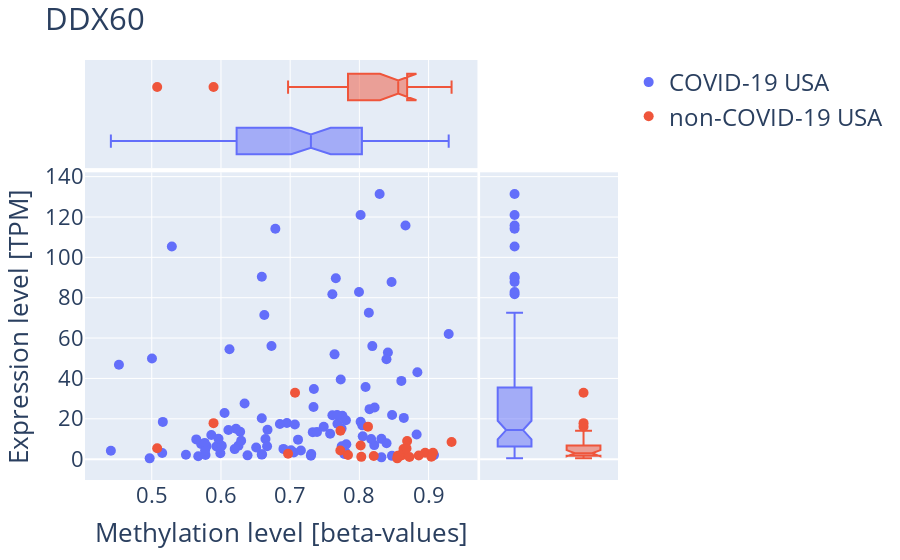
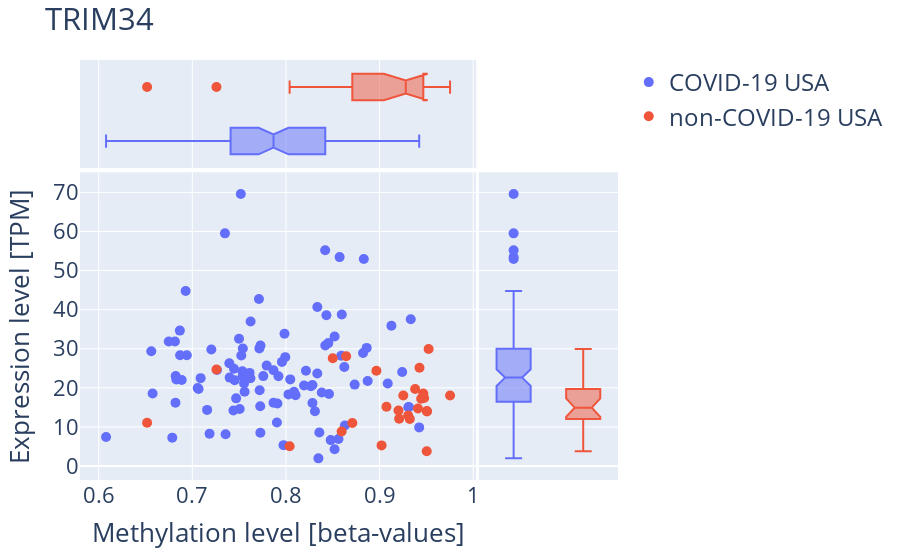
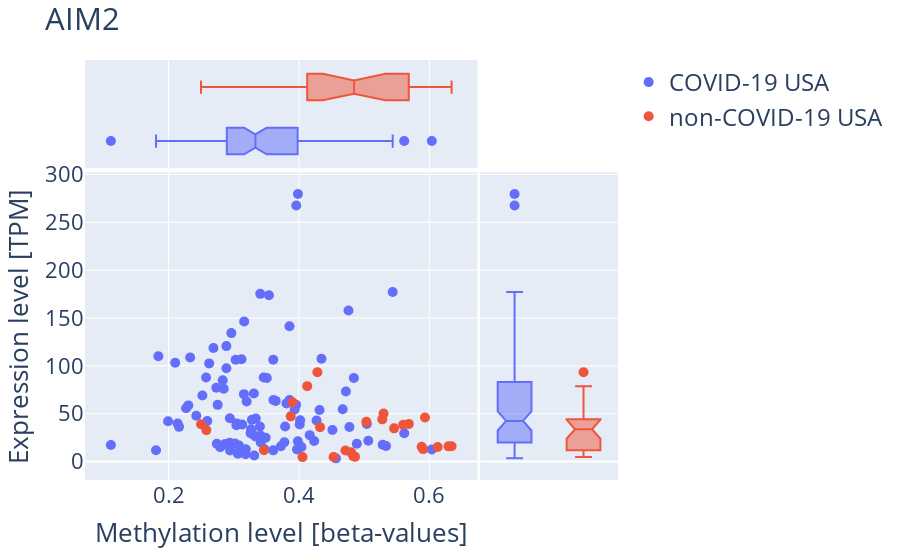
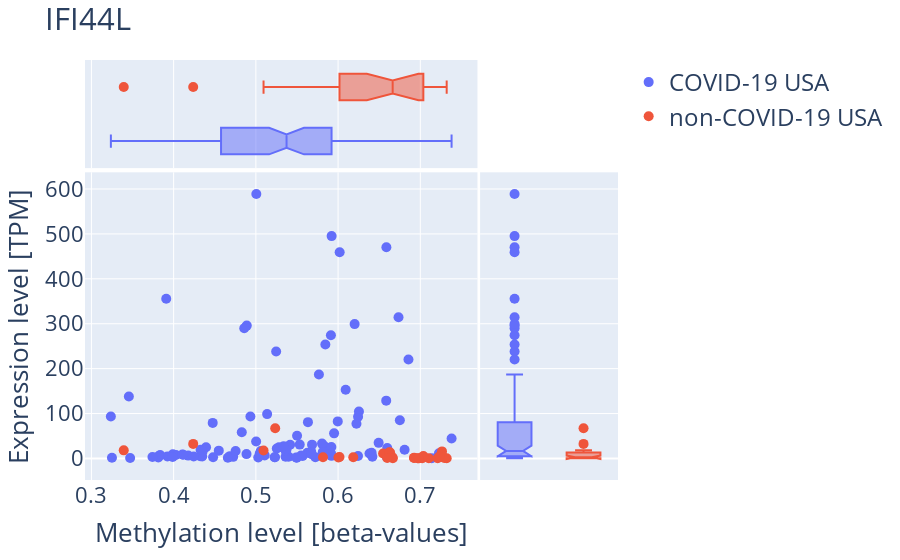

Notebook code cell kept with these figures, in order:
### Code cell
mynorm_probes = set(usa_myNorm.index)  # all probes in mynorm

for gene in genes_set:

    probe_in_gene = dmg[
        dmg["UCSC_RefGene_Name"].str.contains(gene)
    ].index.tolist()  # Get DMPs identfied in specifi DEG

    # If number of probes > 1 use mean methylation level
    if len(probe_in_gene) > 1:
        cpgs_met_level = usa_myNorm.loc[probe_in_gene, :].mean().T
        cpgs_met_level.name = f"Average of {' '.join(probe_in_gene)}"
        probe_in_gene = cpgs_met_level.name

    else:
        cpgs_met_level = usa_myNorm.loc[probe_in_gene].T

    # Gete gene expression level
    gene_exp_level_ = ttable[[gene, "TYPE"]]

    # Merge data about: methylation, expresion and disease status
    df = pd.concat((gene_exp_level_, cpgs_met_level), axis=1).dropna()

    # Create figure
    fig = px.scatter(
        df,
        x=probe_in_gene,
        y=gene,
        color="TYPE",
        marginal_y="box",
        marginal_x="box",
    )

    if gene in DEG:
        deg = True
    else:
        deg = False

    fig.update_layout(
        yaxis_title=f"Expression level [TPM]",
        xaxis_title=f"Methylation level [beta-values]",
        legend_title="",
        title=f"{gene}",
        showlegend=True,
        legend=dict(font=dict(size=24), title=""),
        font=dict(size=22),
    )

    fig.update_traces(marker=dict(size=10))
    fig.write_image(f"../Plots/ExpressionMethylPlots/{gene}.jpg")
    fig.show()

### Figure 1 — Plotly figure (JSON) as saved in the notebook; plotly's stock layout.template omitted (floating-point values rounded to 4 significant figures)
{"data": [{"hovertemplate": "TYPE=COVID-19 USA<br>value=%{x}<br>DDX60=%{y}<extra></extra>", "legendgroup": "COVID-19 USA", "marker": {"color": "#636efa", "size": 10, "symbol": "circle"}, "mode": "markers", "name": "COVID-19 USA", "orientation": "v", "showlegend": true, "type": "scatter", "x": [0.8667, 0.7743, 0.529, 0.6277, 0.8838, 0.6643, 0.7806, 0.7012, 0.7578, 0.659, 0.5713, 0.8412, 0.8392, 0.4409, 0.7485, 0.5861, 0.7327, 0.761, 0.7683, 0.8642, 0.6253, 0.6903, 0.7745, 0.8318, 0.8827, 0.516, 0.8473, 0.7798, 0.7053, 0.6627, 0.5494, 0.6341, 0.6217, 0.8018, 0.7068, 0.7755, 0.8147, 0.5936, 0.6123, 0.6589, 0.7388, 0.5672, 0.6108, 0.6509, 0.9078, 0.5792, 0.5991, 0.6384, 0.497, 0.8049, 0.659, 0.761, 0.8187, 0.7995, 0.6953, 0.8471, 0.773, 0.5764, 0.8607, 0.7641, 0.8466, 0.6198, 0.8137, 0.7343, 0.7782, 0.8319, 0.809, 0.8018, 0.8043, 0.6052, 0.6786, 0.6012, 0.8293, 0.5151, 0.4526, 0.8392, 0.8215, 0.9291, 0.6292, 0.673, 0.6673, 0.7305, 0.7338, 0.5964, 0.5643, 0.6666, 0.7155, 0.7811, 0.7114, 0.6852, 0.817, 0.5777, 0.7679, 0.73, 0.6594, 0.822, 0.577, 0.766, 0.5003], "xaxis": "x", "y": [115.8, 15.15, 105.4, 13.57, 43.04, 9.98, 19.26, 4.42, 12.6, 20.26, 7.5, 52.86, 49.46, 4.15, 16.01, 11.93, 13.39, 21.77, 17.55, 20.45, 6.7, 5.08, 6.36, 10.06, 12.17, 18.46, 21.9, 3.57, 3.27, 71.42, 2.18, 27.57, 15.06, 18.56, 17.16, 21.47, 24.79, 6.32, 54.43, 2.25, 13.46, 1.42, 14.42, 5.75, 2, 6.47, 2.94, 1.88, 0.39, 11.3, 90.38, 81.75, 56.02, 82.8, 17.95, 1.63, 39.49, 8.06, 38.78, 51.93, 87.77, 4.97, 72.54, 34.76, 2.51, 0.89, 35.76, 121, 16.75, 22.89, 114.1, 6.65, 131.4, 3.07, 46.75, 7.85, 6.96, 62, 9.08, 56.06, 14.58, 2.52, 25.83, 10.06, 9.8, 6.39, 4.26, 7.42, 9.66, 17.45, 9.96, 2.03, 21.84, 1.69, 2.41, 25.58, 4.11, 89.62, 49.84], "yaxis": "y"}, {"alignmentgroup": "True", "hovertemplate": "TYPE=COVID-19 USA<br>value=%{x}<extra></extra>", "legendgroup": "COVID-19 USA", "marker": {"color": "#636efa", "size": 10, "symbol": "circle"}, "name": "COVID-19 USA", "notched": true, "offsetgroup": "COVID-19 USA", "showlegend": false, "type": "box", "x": [0.8667, 0.7743, 0.529, 0.6277, 0.8838, 0.6643, 0.7806, 0.7012, 0.7578, 0.659, 0.5713, 0.8412, 0.8392, 0.4409, 0.7485, 0.5861, 0.7327, 0.761, 0.7683, 0.8642, 0.6253, 0.6903, 0.7745, 0.8318, 0.8827, 0.516, 0.8473, 0.7798, 0.7053, 0.6627, 0.5494, 0.6341, 0.6217, 0.8018, 0.7068, 0.7755, 0.8147, 0.5936, 0.6123, 0.6589, 0.7388, 0.5672, 0.6108, 0.6509, 0.9078, 0.5792, 0.5991, 0.6384, 0.497, 0.8049, 0.659, 0.761, 0.8187, 0.7995, 0.6953, 0.8471, 0.773, 0.5764, 0.8607, 0.7641, 0.8466, 0.6198, 0.8137, 0.7343, 0.7782, 0.8319, 0.809, 0.8018, 0.8043, 0.6052, 0.6786, 0.6012, 0.8293, 0.5151, 0.4526, 0.8392, 0.8215, 0.9291, 0.6292, 0.673, 0.6673, 0.7305, 0.7338, 0.5964, 0.5643, 0.6666, 0.7155, 0.7811, 0.7114, 0.6852, 0.817, 0.5777, 0.7679, 0.73, 0.6594, 0.822, 0.577, 0.766, 0.5003], "xaxis": "x3", "yaxis": "y3"}, {"alignmentgroup": "True", "hovertemplate": "TYPE=COVID-19 USA<br>DDX60=%{y}<extra></extra>", "legendgroup": "COVID-19 USA", "marker": {"color": "#636efa", "size": 10, "symbol": "circle"}, "name": "COVID-19 USA", "notched": true, "offsetgroup": "COVID-19 USA", "showlegend": false, "type": "box", "xaxis": "x2", "y": [115.8, 15.15, 105.4, 13.57, 43.04, 9.98, 19.26, 4.42, 12.6, 20.26, 7.5, 52.86, 49.46, 4.15, 16.01, 11.93, 13.39, 21.77, 17.55, 20.45, 6.7, 5.08, 6.36, 10.06, 12.17, 18.46, 21.9, 3.57, 3.27, 71.42, 2.18, 27.57, 15.06, 18.56, 17.16, 21.47, 24.79, 6.32, 54.43, 2.25, 13.46, 1.42, 14.42, 5.75, 2, 6.47, 2.94, 1.88, 0.39, 11.3, 90.38, 81.75, 56.02, 82.8, 17.95, 1.63, 39.49, 8.06, 38.78, 51.93, 87.77, 4.97, 72.54, 34.76, 2.51, 0.89, 35.76, 121, 16.75, 22.89, 114.1, 6.65, 131.4, 3.07, 46.75, 7.85, 6.96, 62, 9.08, 56.06, 14.58, 2.52, 25.83, 10.06, 9.8, 6.39, 4.26, 7.42, 9.66, 17.45, 9.96, 2.03, 21.84, 1.69, 2.41, 25.58, 4.11, 89.62, 49.84], "yaxis": "y2"}, {"hovertemplate": "TYPE=non-COVID-19 USA<br>value=%{x}<br>DDX60=%{y}<extra></extra>", "legendgroup": "non-COVID-19 USA", "marker": {"color": "#EF553B", "size": 10, "symbol": "circle"}, "mode": "markers", "name": "non-COVID-19 USA", "orientation": "v", "showlegend": true, "type": "scatter", "x": [0.8028, 0.8652, 0.8595, 0.8951, 0.9332, 0.5078, 0.7725, 0.8858, 0.7071, 0.9064, 0.7727, 0.8125, 0.859, 0.8555, 0.8018, 0.8568, 0.5893, 0.8208, 0.904, 0.8638, 0.7836, 0.8724, 0.869, 0.8681, 0.697, 0.8547], "xaxis": "x", "y": [1.14, 2.29, 1.69, 3.2, 8.5, 5.42, 4.26, 1.85, 32.87, 3.13, 14.11, 16.1, 1.97, 1.64, 6.76, 1.48, 17.84, 1.56, 1.2, 5.07, 2.06, 1.07, 9, 5.33, 2.72, 0.39], "yaxis": "y"}, {"alignmentgroup": "True", "hovertemplate": "TYPE=non-COVID-19 USA<br>value=%{x}<extra></extra>", "legendgroup": "non-COVID-19 USA", "marker": {"color": "#EF553B", "size": 10, "symbol": "circle"}, "name": "non-COVID-19 USA", "notched": true, "offsetgroup": "non-COVID-19 USA", "showlegend": false, "type": "box", "x": [0.8028, 0.8652, 0.8595, 0.8951, 0.9332, 0.5078, 0.7725, 0.8858, 0.7071, 0.9064, 0.7727, 0.8125, 0.859, 0.8555, 0.8018, 0.8568, 0.5893, 0.8208, 0.904, 0.8638, 0.7836, 0.8724, 0.869, 0.8681, 0.697, 0.8547], "xaxis": "x3", "yaxis": "y3"}, {"alignmentgroup": "True", "hovertemplate": "TYPE=non-COVID-19 USA<br>DDX60=%{y}<extra></extra>", "legendgroup": "non-COVID-19 USA", "marker": {"color": "#EF553B", "size": 10, "symbol": "circle"}, "name": "non-COVID-19 USA", "notched": true, "offsetgroup": "non-COVID-19 USA", "showlegend": false, "type": "box", "xaxis": "x2", "y": [1.14, 2.29, 1.69, 3.2, 8.5, 5.42, 4.26, 1.85, 32.87, 3.13, 14.11, 16.1, 1.97, 1.64, 6.76, 1.48, 17.84, 1.56, 1.2, 5.07, 2.06, 1.07, 9, 5.33, 2.72, 0.39], "yaxis": "y2"}], "layout": {"autosize": true, "font": {"size": 22}, "legend": {"font": {"size": 24}, "title": {"text": ""}, "tracegroupgap": 0}, "margin": {"t": 60}, "showlegend": true, "title": {"text": "DDX60"}, "xaxis": {"anchor": "y", "autorange": true, "domain": [0, 0.7363], "range": [0.407, 0.9671], "title": {"text": "Methylation level [beta-values]"}, "type": "linear"}, "xaxis2": {"anchor": "y2", "autorange": true, "domain": [0.7413, 1], "matches": "x2", "range": [-0.5, 1.5], "showgrid": false, "showline": false, "showticklabels": false, "ticks": "", "type": "category"}, "xaxis3": {"anchor": "y3", "autorange": true, "domain": [0, 0.7363], "matches": "x", "range": [0.407, 0.9671], "showgrid": true, "showticklabels": false, "type": "linear"}, "xaxis4": {"anchor": "y4", "domain": [0.7413, 1], "matches": "x2", "showgrid": false, "showline": false, "showticklabels": false, "ticks": ""}, "yaxis": {"anchor": "x", "autorange": true, "domain": [0, 0.7326], "range": [-11.63, 143.4], "title": {"text": "Expression level [TPM]"}, "type": "linear"}, "yaxis2": {"anchor": "x2", "autorange": true, "domain": [0, 0.7326], "matches": "y", "range": [-11.63, 143.4], "showgrid": true, "showticklabels": false, "type": "linear"}, "yaxis3": {"anchor": "x3", "autorange": true, "domain": [0.7426, 1], "matches": "y3", "range": [-0.5, 1.5], "showgrid": false, "showline": false, "showticklabels": false, "ticks": "", "type": "category"}, "yaxis4": {"anchor": "x4", "domain": [0.7426, 1], "matches": "y3", "showgrid": true, "showline": false, "showticklabels": false, "ticks": ""}}}

### Figure 2 — Plotly figure (JSON) as saved in the notebook; plotly's stock layout.template omitted (floating-point values rounded to 4 significant figures)
{"data": [{"hovertemplate": "TYPE=COVID-19 USA<br>value=%{x}<br>TRIM34=%{y}<extra></extra>", "legendgroup": "COVID-19 USA", "marker": {"color": "#636efa", "size": 10, "symbol": "circle"}, "mode": "markers", "name": "COVID-19 USA", "orientation": "v", "showlegend": true, "type": "scatter", "x": [0.8832, 0.7263, 0.6867, 0.7203, 0.9127, 0.7558, 0.8214, 0.7958, 0.7066, 0.7523, 0.7552, 0.842, 0.7623, 0.9087, 0.7499, 0.6941, 0.792, 0.6929, 0.7395, 0.7867, 0.8873, 0.7993, 0.7534, 0.846, 0.8862, 0.6822, 0.8591, 0.8383, 0.8086, 0.7716, 0.6786, 0.7445, 0.6576, 0.7399, 0.7758, 0.6748, 0.8193, 0.7727, 0.6814, 0.7439, 0.8734, 0.8629, 0.7985, 0.7538, 0.9314, 0.7057, 0.8357, 0.8561, 0.8347, 0.7452, 0.6562, 0.7712, 0.8267, 0.8624, 0.7621, 0.7974, 0.8432, 0.682, 0.8519, 0.8335, 0.8596, 0.8046, 0.8335, 0.7611, 0.7184, 0.852, 0.8453, 0.8419, 0.7909, 0.7725, 0.7518, 0.7468, 0.7348, 0.7719, 0.6887, 0.9333, 0.8824, 0.8283, 0.7794, 0.7539, 0.683, 0.9423, 0.7089, 0.687, 0.9242, 0.7158, 0.7903, 0.8283, 0.7506, 0.7867, 0.7728, 0.8478, 0.831, 0.6079, 0.7355, 0.8103, 0.8027, 0.8573, 0.9307], "xaxis": "x", "y": [52.94, 24.57, 34.64, 29.81, 35.9, 19.02, 24.35, 26.64, 19.7, 28.29, 21.1, 30.85, 36.96, 21.09, 32.56, 28.33, 22.98, 44.76, 26.3, 24.51, 21.74, 27.85, 24.26, 18.43, 30.22, 23.02, 28.2, 18.82, 19.01, 30.08, 7.26, 24.87, 18.54, 22.62, 23, 31.87, 20.59, 8.53, 31.84, 14.22, 20.83, 10.37, 33.85, 23, 15.11, 19.98, 8.58, 6.93, 1.96, 21.95, 29.36, 42.73, 20.43, 25.31, 22.47, 5.34, 38.58, 16.17, 33.11, 23.65, 38.78, 22.16, 40.66, 23.82, 8.26, 4.29, 31.44, 55.2, 15.98, 15.3, 69.6, 17.31, 59.52, 19.39, 21.99, 37.54, 28.9, 20.71, 25.69, 30.07, 22.16, 9.88, 22.48, 28.34, 24.06, 14.36, 11.14, 16.13, 14.6, 16.19, 30.81, 6.63, 14, 7.41, 8.13, 18.13, 18.32, 53.44, 15.02], "yaxis": "y"}, {"alignmentgroup": "True", "hovertemplate": "TYPE=COVID-19 USA<br>value=%{x}<extra></extra>", "legendgroup": "COVID-19 USA", "marker": {"color": "#636efa", "size": 10, "symbol": "circle"}, "name": "COVID-19 USA", "notched": true, "offsetgroup": "COVID-19 USA", "showlegend": false, "type": "box", "x": [0.8832, 0.7263, 0.6867, 0.7203, 0.9127, 0.7558, 0.8214, 0.7958, 0.7066, 0.7523, 0.7552, 0.842, 0.7623, 0.9087, 0.7499, 0.6941, 0.792, 0.6929, 0.7395, 0.7867, 0.8873, 0.7993, 0.7534, 0.846, 0.8862, 0.6822, 0.8591, 0.8383, 0.8086, 0.7716, 0.6786, 0.7445, 0.6576, 0.7399, 0.7758, 0.6748, 0.8193, 0.7727, 0.6814, 0.7439, 0.8734, 0.8629, 0.7985, 0.7538, 0.9314, 0.7057, 0.8357, 0.8561, 0.8347, 0.7452, 0.6562, 0.7712, 0.8267, 0.8624, 0.7621, 0.7974, 0.8432, 0.682, 0.8519, 0.8335, 0.8596, 0.8046, 0.8335, 0.7611, 0.7184, 0.852, 0.8453, 0.8419, 0.7909, 0.7725, 0.7518, 0.7468, 0.7348, 0.7719, 0.6887, 0.9333, 0.8824, 0.8283, 0.7794, 0.7539, 0.683, 0.9423, 0.7089, 0.687, 0.9242, 0.7158, 0.7903, 0.8283, 0.7506, 0.7867, 0.7728, 0.8478, 0.831, 0.6079, 0.7355, 0.8103, 0.8027, 0.8573, 0.9307], "xaxis": "x3", "yaxis": "y3"}, {"alignmentgroup": "True", "hovertemplate": "TYPE=COVID-19 USA<br>TRIM34=%{y}<extra></extra>", "legendgroup": "COVID-19 USA", "marker": {"color": "#636efa", "size": 10, "symbol": "circle"}, "name": "COVID-19 USA", "notched": true, "offsetgroup": "COVID-19 USA", "showlegend": false, "type": "box", "xaxis": "x2", "y": [52.94, 24.57, 34.64, 29.81, 35.9, 19.02, 24.35, 26.64, 19.7, 28.29, 21.1, 30.85, 36.96, 21.09, 32.56, 28.33, 22.98, 44.76, 26.3, 24.51, 21.74, 27.85, 24.26, 18.43, 30.22, 23.02, 28.2, 18.82, 19.01, 30.08, 7.26, 24.87, 18.54, 22.62, 23, 31.87, 20.59, 8.53, 31.84, 14.22, 20.83, 10.37, 33.85, 23, 15.11, 19.98, 8.58, 6.93, 1.96, 21.95, 29.36, 42.73, 20.43, 25.31, 22.47, 5.34, 38.58, 16.17, 33.11, 23.65, 38.78, 22.16, 40.66, 23.82, 8.26, 4.29, 31.44, 55.2, 15.98, 15.3, 69.6, 17.31, 59.52, 19.39, 21.99, 37.54, 28.9, 20.71, 25.69, 30.07, 22.16, 9.88, 22.48, 28.34, 24.06, 14.36, 11.14, 16.13, 14.6, 16.19, 30.81, 6.63, 14, 7.41, 8.13, 18.13, 18.32, 53.44, 15.02], "yaxis": "y2"}, {"hovertemplate": "TYPE=non-COVID-19 USA<br>value=%{x}<br>TRIM34=%{y}<extra></extra>", "legendgroup": "non-COVID-19 USA", "marker": {"color": "#EF553B", "size": 10, "symbol": "circle"}, "mode": "markers", "name": "non-COVID-19 USA", "orientation": "v", "showlegend": true, "type": "scatter", "x": [0.8595, 0.9467, 0.9209, 0.9426, 0.9506, 0.6517, 0.8966, 0.9505, 0.7258, 0.9254, 0.85, 0.9524, 0.9444, 0.9753, 0.9074, 0.9306, 0.8643, 0.941, 0.9323, 0.9476, 0.8709, 0.9021, 0.9202, 0.938, 0.8039, 0.9504], "xaxis": "x", "y": [8.85, 18.54, 12.08, 25.12, 13.95, 11.05, 24.35, 14.07, 24.69, 18.04, 27.57, 29.95, 17.21, 18.02, 15.14, 12.92, 28.07, 14.73, 12.01, 17.4, 11.02, 5.28, 14.21, 19.71, 5.08, 3.77], "yaxis": "y"}, {"alignmentgroup": "True", "hovertemplate": "TYPE=non-COVID-19 USA<br>value=%{x}<extra></extra>", "legendgroup": "non-COVID-19 USA", "marker": {"color": "#EF553B", "size": 10, "symbol": "circle"}, "name": "non-COVID-19 USA", "notched": true, "offsetgroup": "non-COVID-19 USA", "showlegend": false, "type": "box", "x": [0.8595, 0.9467, 0.9209, 0.9426, 0.9506, 0.6517, 0.8966, 0.9505, 0.7258, 0.9254, 0.85, 0.9524, 0.9444, 0.9753, 0.9074, 0.9306, 0.8643, 0.941, 0.9323, 0.9476, 0.8709, 0.9021, 0.9202, 0.938, 0.8039, 0.9504], "xaxis": "x3", "yaxis": "y3"}, {"alignmentgroup": "True", "hovertemplate": "TYPE=non-COVID-19 USA<br>TRIM34=%{y}<extra></extra>", "legendgroup": "non-COVID-19 USA", "marker": {"color": "#EF553B", "size": 10, "symbol": "circle"}, "name": "non-COVID-19 USA", "notched": true, "offsetgroup": "non-COVID-19 USA", "showlegend": false, "type": "box", "xaxis": "x2", "y": [8.85, 18.54, 12.08, 25.12, 13.95, 11.05, 24.35, 14.07, 24.69, 18.04, 27.57, 29.95, 17.21, 18.02, 15.14, 12.92, 28.07, 14.73, 12.01, 17.4, 11.02, 5.28, 14.21, 19.71, 5.08, 3.77], "yaxis": "y2"}], "layout": {"autosize": true, "font": {"size": 22}, "legend": {"font": {"size": 24}, "title": {"text": ""}, "tracegroupgap": 0}, "margin": {"t": 60}, "showlegend": true, "title": {"text": "TRIM34"}, "xaxis": {"anchor": "y", "autorange": true, "domain": [0, 0.7363], "range": [0.5826, 1.001], "title": {"text": "Methylation level [beta-values]"}, "type": "linear"}, "xaxis2": {"anchor": "y2", "autorange": true, "domain": [0.7413, 1], "matches": "x2", "range": [-0.5, 1.5], "showgrid": false, "showline": false, "showticklabels": false, "ticks": "", "type": "category"}, "xaxis3": {"anchor": "y3", "autorange": true, "domain": [0, 0.7363], "matches": "x", "range": [0.5826, 1.001], "showgrid": true, "showticklabels": false, "type": "linear"}, "xaxis4": {"anchor": "y4", "domain": [0.7413, 1], "matches": "x2", "showgrid": false, "showline": false, "showticklabels": false, "ticks": ""}, "yaxis": {"anchor": "x", "autorange": true, "domain": [0, 0.7326], "range": [-4.246, 75.81], "title": {"text": "Expression level [TPM]"}, "type": "linear"}, "yaxis2": {"anchor": "x2", "autorange": true, "domain": [0, 0.7326], "matches": "y", "range": [-4.246, 75.81], "showgrid": true, "showticklabels": false, "type": "linear"}, "yaxis3": {"anchor": "x3", "autorange": true, "domain": [0.7426, 1], "matches": "y3", "range": [-0.5, 1.5], "showgrid": false, "showline": false, "showticklabels": false, "ticks": "", "type": "category"}, "yaxis4": {"anchor": "x4", "domain": [0.7426, 1], "matches": "y3", "showgrid": true, "showline": false, "showticklabels": false, "ticks": ""}}}

### Figure 3 — Plotly figure (JSON) as saved in the notebook; plotly's stock layout.template omitted (floating-point values rounded to 4 significant figures)
{"data": [{"hovertemplate": "TYPE=COVID-19 USA<br>Average of cg17515347 cg24145401=%{x}<br>AIM2=%{y}<extra></extra>", "legendgroup": "COVID-19 USA", "marker": {"color": "#636efa", "size": 10, "symbol": "circle"}, "mode": "markers", "name": "COVID-19 USA", "orientation": "v", "showlegend": true, "type": "scatter", "x": [0.2624, 0.2161, 0.4761, 0.3081, 0.3986, 0.2793, 0.3778, 0.3936, 0.361, 0.1116, 0.2888, 0.3644, 0.3119, 0.3857, 0.3022, 0.3048, 0.4166, 0.4013, 0.4514, 0.3789, 0.2832, 0.3508, 0.3266, 0.1993, 0.5286, 0.2847, 0.3402, 0.5042, 0.4889, 0.2304, 0.3607, 0.2595, 0.2867, 0.4672, 0.328, 0.2426, 0.3461, 0.3042, 0.227, 0.4019, 0.3339, 0.3489, 0.303, 0.2332, 0.5065, 0.3309, 0.3472, 0.2741, 0.3315, 0.3413, 0.3408, 0.2689, 0.3199, 0.2103, 0.3725, 0.3064, 0.4234, 0.1809, 0.4721, 0.4318, 0.354, 0.381, 0.4347, 0.4272, 0.3157, 0.2937, 0.3957, 0.2964, 0.2888, 0.214, 0.1844, 0.2755, 0.3856, 0.3333, 0.3607, 0.4843, 0.5616, 0.5439, 0.3985, 0.2733, 0.2577, 0.4039, 0.3131, 0.2912, 0.6039, 0.3416, 0.3971, 0.5337, 0.3287, 0.2945, 0.326, 0.4568, 0.252, 0.3181, 0.2942, 0.4775, 0.3186, 0.316, 0.396], "xaxis": "x", "y": [102.6, 36.29, 157.9, 16.85, 279.7, 14.89, 20.28, 54.35, 64.41, 17.38, 97.6, 63.43, 107.0, 64.41, 18.88, 39.76, 27.6, 38.72, 32.96, 36.6, 85.07, 87.29, 33.86, 42.07, 17.59, 76.13, 36.57, 39.2, 18.61, 58.7, 11.71, 42.46, 18.24, 54.73, 43.64, 47.93, 87.81, 38.06, 55.67, 43.23, 44.95, 24.99, 106.5, 108.8, 21.74, 71.15, 12.79, 18.65, 6.34, 27.13, 175.3, 118.7, 62.85, 103.2, 16, 8.09, 21.52, 11.85, 73.3, 53.84, 173.8, 60.82, 107.4, 42.93, 70.45, 19.79, 59.26, 134.3, 120.7, 39.82, 110.1, 59.27, 141.4, 26.33, 106.5, 87.32, 29.67, 177.1, 21.12, 77.22, 87.8, 15.28, 38.82, 17.84, 12.69, 19.88, 12.72, 16.34, 28.93, 11.69, 29.53, 3.35, 68.96, 7.71, 45.35, 36.14, 12.95, 146.3, 267.6], "yaxis": "y"}, {"alignmentgroup": "True", "hovertemplate": "TYPE=COVID-19 USA<br>Average of cg17515347 cg24145401=%{x}<extra></extra>", "legendgroup": "COVID-19 USA", "marker": {"color": "#636efa", "size": 10, "symbol": "circle"}, "name": "COVID-19 USA", "notched": true, "offsetgroup": "COVID-19 USA", "showlegend": false, "type": "box", "x": [0.2624, 0.2161, 0.4761, 0.3081, 0.3986, 0.2793, 0.3778, 0.3936, 0.361, 0.1116, 0.2888, 0.3644, 0.3119, 0.3857, 0.3022, 0.3048, 0.4166, 0.4013, 0.4514, 0.3789, 0.2832, 0.3508, 0.3266, 0.1993, 0.5286, 0.2847, 0.3402, 0.5042, 0.4889, 0.2304, 0.3607, 0.2595, 0.2867, 0.4672, 0.328, 0.2426, 0.3461, 0.3042, 0.227, 0.4019, 0.3339, 0.3489, 0.303, 0.2332, 0.5065, 0.3309, 0.3472, 0.2741, 0.3315, 0.3413, 0.3408, 0.2689, 0.3199, 0.2103, 0.3725, 0.3064, 0.4234, 0.1809, 0.4721, 0.4318, 0.354, 0.381, 0.4347, 0.4272, 0.3157, 0.2937, 0.3957, 0.2964, 0.2888, 0.214, 0.1844, 0.2755, 0.3856, 0.3333, 0.3607, 0.4843, 0.5616, 0.5439, 0.3985, 0.2733, 0.2577, 0.4039, 0.3131, 0.2912, 0.6039, 0.3416, 0.3971, 0.5337, 0.3287, 0.2945, 0.326, 0.4568, 0.252, 0.3181, 0.2942, 0.4775, 0.3186, 0.316, 0.396], "xaxis": "x3", "yaxis": "y3"}, {"alignmentgroup": "True", "hovertemplate": "TYPE=COVID-19 USA<br>AIM2=%{y}<extra></extra>", "legendgroup": "COVID-19 USA", "marker": {"color": "#636efa", "size": 10, "symbol": "circle"}, "name": "COVID-19 USA", "notched": true, "offsetgroup": "COVID-19 USA", "showlegend": false, "type": "box", "xaxis": "x2", "y": [102.6, 36.29, 157.9, 16.85, 279.7, 14.89, 20.28, 54.35, 64.41, 17.38, 97.6, 63.43, 107.0, 64.41, 18.88, 39.76, 27.6, 38.72, 32.96, 36.6, 85.07, 87.29, 33.86, 42.07, 17.59, 76.13, 36.57, 39.2, 18.61, 58.7, 11.71, 42.46, 18.24, 54.73, 43.64, 47.93, 87.81, 38.06, 55.67, 43.23, 44.95, 24.99, 106.5, 108.8, 21.74, 71.15, 12.79, 18.65, 6.34, 27.13, 175.3, 118.7, 62.85, 103.2, 16, 8.09, 21.52, 11.85, 73.3, 53.84, 173.8, 60.82, 107.4, 42.93, 70.45, 19.79, 59.26, 134.3, 120.7, 39.82, 110.1, 59.27, 141.4, 26.33, 106.5, 87.32, 29.67, 177.1, 21.12, 77.22, 87.8, 15.28, 38.82, 17.84, 12.69, 19.88, 12.72, 16.34, 28.93, 11.69, 29.53, 3.35, 68.96, 7.71, 45.35, 36.14, 12.95, 146.3, 267.6], "yaxis": "y2"}, {"hovertemplate": "TYPE=non-COVID-19 USA<br>Average of cg17515347 cg24145401=%{x}<br>AIM2=%{y}<extra></extra>", "legendgroup": "non-COVID-19 USA", "marker": {"color": "#EF553B", "size": 10, "symbol": "circle"}, "mode": "markers", "name": "non-COVID-19 USA", "orientation": "v", "showlegend": true, "type": "scatter", "x": [0.4861, 0.6295, 0.2499, 0.56, 0.5686, 0.3464, 0.5883, 0.4324, 0.2581, 0.528, 0.5461, 0.4284, 0.5036, 0.5934, 0.4714, 0.3874, 0.5298, 0.6342, 0.5906, 0.4128, 0.4801, 0.4833, 0.3902, 0.613, 0.4056, 0.4532], "xaxis": "x", "y": [4.93, 15.91, 38.94, 38.51, 39.39, 11.81, 15.43, 35.99, 32.89, 44.12, 34.72, 93.34, 41.5, 45.97, 11.52, 47.26, 50.17, 15.94, 13.03, 78.83, 9.63, 5.84, 61.93, 15.15, 4.67, 4.71], "yaxis": "y"}, {"alignmentgroup": "True", "hovertemplate": "TYPE=non-COVID-19 USA<br>Average of cg17515347 cg24145401=%{x}<extra></extra>", "legendgroup": "non-COVID-19 USA", "marker": {"color": "#EF553B", "size": 10, "symbol": "circle"}, "name": "non-COVID-19 USA", "notched": true, "offsetgroup": "non-COVID-19 USA", "showlegend": false, "type": "box", "x": [0.4861, 0.6295, 0.2499, 0.56, 0.5686, 0.3464, 0.5883, 0.4324, 0.2581, 0.528, 0.5461, 0.4284, 0.5036, 0.5934, 0.4714, 0.3874, 0.5298, 0.6342, 0.5906, 0.4128, 0.4801, 0.4833, 0.3902, 0.613, 0.4056, 0.4532], "xaxis": "x3", "yaxis": "y3"}, {"alignmentgroup": "True", "hovertemplate": "TYPE=non-COVID-19 USA<br>AIM2=%{y}<extra></extra>", "legendgroup": "non-COVID-19 USA", "marker": {"color": "#EF553B", "size": 10, "symbol": "circle"}, "name": "non-COVID-19 USA", "notched": true, "offsetgroup": "non-COVID-19 USA", "showlegend": false, "type": "box", "xaxis": "x2", "y": [4.93, 15.91, 38.94, 38.51, 39.39, 11.81, 15.43, 35.99, 32.89, 44.12, 34.72, 93.34, 41.5, 45.97, 11.52, 47.26, 50.17, 15.94, 13.03, 78.83, 9.63, 5.84, 61.93, 15.15, 4.67, 4.71], "yaxis": "y2"}], "layout": {"autosize": true, "font": {"size": 22}, "legend": {"font": {"size": 24}, "title": {"text": ""}, "tracegroupgap": 0}, "margin": {"t": 60}, "showlegend": true, "title": {"text": "AIM2"}, "xaxis": {"anchor": "y", "autorange": true, "domain": [0, 0.7363], "range": [0.07561, 0.6702], "title": {"text": "Methylation level [beta-values]"}, "type": "linear"}, "xaxis2": {"anchor": "y2", "autorange": true, "domain": [0.7413, 1], "matches": "x2", "range": [-0.5, 1.5], "showgrid": false, "showline": false, "showticklabels": false, "ticks": "", "type": "category"}, "xaxis3": {"anchor": "y3", "autorange": true, "domain": [0, 0.7363], "matches": "x", "range": [0.07561, 0.6702], "showgrid": true, "showticklabels": false, "type": "linear"}, "xaxis4": {"anchor": "y4", "domain": [0.7413, 1], "matches": "x2", "showgrid": false, "showline": false, "showticklabels": false, "ticks": ""}, "yaxis": {"anchor": "x", "autorange": true, "domain": [0, 0.7326], "range": [-22.0, 305.1], "title": {"text": "Expression level [TPM]"}, "type": "linear"}, "yaxis2": {"anchor": "x2", "autorange": true, "domain": [0, 0.7326], "matches": "y", "range": [-22.0, 305.1], "showgrid": true, "showticklabels": false, "type": "linear"}, "yaxis3": {"anchor": "x3", "autorange": true, "domain": [0.7426, 1], "matches": "y3", "range": [-0.5, 1.5], "showgrid": false, "showline": false, "showticklabels": false, "ticks": "", "type": "category"}, "yaxis4": {"anchor": "x4", "domain": [0.7426, 1], "matches": "y3", "showgrid": true, "showline": false, "showticklabels": false, "ticks": ""}}}

### Figure 4 — Plotly figure (JSON) as saved in the notebook; plotly's stock layout.template omitted (floating-point values rounded to 4 significant figures)
{"data": [{"hovertemplate": "TYPE=COVID-19 USA<br>Average of cg03607951 cg13304609=%{x}<br>IFI44L=%{y}<extra></extra>", "legendgroup": "COVID-19 USA", "marker": {"color": "#636efa", "size": 10, "symbol": "circle"}, "mode": "markers", "name": "COVID-19 USA", "orientation": "v", "showlegend": true, "type": "scatter", "x": [0.6587, 0.5047, 0.391, 0.4549, 0.738, 0.5108, 0.6493, 0.4684, 0.5627, 0.5683, 0.4028, 0.6585, 0.5951, 0.448, 0.5281, 0.399, 0.5862, 0.5534, 0.6382, 0.6809, 0.3924, 0.5399, 0.557, 0.6408, 0.7227, 0.4394, 0.6598, 0.5233, 0.5361, 0.5137, 0.4724, 0.4829, 0.4753, 0.5838, 0.5417, 0.5254, 0.5918, 0.4323, 0.5634, 0.4659, 0.5364, 0.3814, 0.5373, 0.4347, 0.7139, 0.3988, 0.3836, 0.4177, 0.3471, 0.5674, 0.4889, 0.5913, 0.5996, 0.6201, 0.5338, 0.5919, 0.6224, 0.4116, 0.6751, 0.6092, 0.6735, 0.3814, 0.5845, 0.5247, 0.6243, 0.5724, 0.6243, 0.6019, 0.5805, 0.4475, 0.5006, 0.4107, 0.5921, 0.325, 0.3236, 0.6417, 0.6594, 0.6856, 0.4886, 0.4859, 0.4328, 0.5497, 0.4934, 0.4354, 0.506, 0.5551, 0.5228, 0.5814, 0.5915, 0.5501, 0.5678, 0.3742, 0.5003, 0.549, 0.5029, 0.6254, 0.4244, 0.5767, 0.3455], "xaxis": "x", "y": [470.3, 10.81, 355.8, 17.33, 44.53, 6.77, 34.68, 5.07, 12.52, 30.74, 7.84, 128.7, 55.84, 2.68, 24.77, 9.22, 23.48, 30.77, 11.15, 19.29, 4.52, 3.76, 5.48, 12.67, 11.73, 25.1, 23.06, 2.61, 3.57, 98.74, 3.55, 58.19, 16.59, 26.48, 30.35, 22.18, 25.39, 4.86, 80.84, 1.4, 15.92, 1.99, 19.78, 4.35, 0.58, 3.26, 7.84, 6.27, 1.08, 14.56, 295.8, 274.2, 82.48, 299.2, 27.29, 5.76, 77.07, 8.2, 85.03, 152.8, 314.3, 5.05, 253.6, 238.3, 5.33, 2.89, 92.79, 459.2, 33.04, 79.16, 589.1, 8.76, 495.1, 1.43, 93.59, 3.65, 2.56, 220.4, 9.62, 289.9, 19.13, 1.64, 93.5, 16.13, 16.67, 6.41, 2.73, 14.53, 10.67, 50.7, 9.39, 3.07, 37.69, 2.16, 1.98, 104.3, 4.26, 187.0, 137.9], "yaxis": "y"}, {"alignmentgroup": "True", "hovertemplate": "TYPE=COVID-19 USA<br>Average of cg03607951 cg13304609=%{x}<extra></extra>", "legendgroup": "COVID-19 USA", "marker": {"color": "#636efa", "size": 10, "symbol": "circle"}, "name": "COVID-19 USA", "notched": true, "offsetgroup": "COVID-19 USA", "showlegend": false, "type": "box", "x": [0.6587, 0.5047, 0.391, 0.4549, 0.738, 0.5108, 0.6493, 0.4684, 0.5627, 0.5683, 0.4028, 0.6585, 0.5951, 0.448, 0.5281, 0.399, 0.5862, 0.5534, 0.6382, 0.6809, 0.3924, 0.5399, 0.557, 0.6408, 0.7227, 0.4394, 0.6598, 0.5233, 0.5361, 0.5137, 0.4724, 0.4829, 0.4753, 0.5838, 0.5417, 0.5254, 0.5918, 0.4323, 0.5634, 0.4659, 0.5364, 0.3814, 0.5373, 0.4347, 0.7139, 0.3988, 0.3836, 0.4177, 0.3471, 0.5674, 0.4889, 0.5913, 0.5996, 0.6201, 0.5338, 0.5919, 0.6224, 0.4116, 0.6751, 0.6092, 0.6735, 0.3814, 0.5845, 0.5247, 0.6243, 0.5724, 0.6243, 0.6019, 0.5805, 0.4475, 0.5006, 0.4107, 0.5921, 0.325, 0.3236, 0.6417, 0.6594, 0.6856, 0.4886, 0.4859, 0.4328, 0.5497, 0.4934, 0.4354, 0.506, 0.5551, 0.5228, 0.5814, 0.5915, 0.5501, 0.5678, 0.3742, 0.5003, 0.549, 0.5029, 0.6254, 0.4244, 0.5767, 0.3455], "xaxis": "x3", "yaxis": "y3"}, {"alignmentgroup": "True", "hovertemplate": "TYPE=COVID-19 USA<br>IFI44L=%{y}<extra></extra>", "legendgroup": "COVID-19 USA", "marker": {"color": "#636efa", "size": 10, "symbol": "circle"}, "name": "COVID-19 USA", "notched": true, "offsetgroup": "COVID-19 USA", "showlegend": false, "type": "box", "xaxis": "x2", "y": [470.3, 10.81, 355.8, 17.33, 44.53, 6.77, 34.68, 5.07, 12.52, 30.74, 7.84, 128.7, 55.84, 2.68, 24.77, 9.22, 23.48, 30.77, 11.15, 19.29, 4.52, 3.76, 5.48, 12.67, 11.73, 25.1, 23.06, 2.61, 3.57, 98.74, 3.55, 58.19, 16.59, 26.48, 30.35, 22.18, 25.39, 4.86, 80.84, 1.4, 15.92, 1.99, 19.78, 4.35, 0.58, 3.26, 7.84, 6.27, 1.08, 14.56, 295.8, 274.2, 82.48, 299.2, 27.29, 5.76, 77.07, 8.2, 85.03, 152.8, 314.3, 5.05, 253.6, 238.3, 5.33, 2.89, 92.79, 459.2, 33.04, 79.16, 589.1, 8.76, 495.1, 1.43, 93.59, 3.65, 2.56, 220.4, 9.62, 289.9, 19.13, 1.64, 93.5, 16.13, 16.67, 6.41, 2.73, 14.53, 10.67, 50.7, 9.39, 3.07, 37.69, 2.16, 1.98, 104.3, 4.26, 187.0, 137.9], "yaxis": "y2"}, {"hovertemplate": "TYPE=non-COVID-19 USA<br>Average of cg03607951 cg13304609=%{x}<br>IFI44L=%{y}<extra></extra>", "legendgroup": "non-COVID-19 USA", "marker": {"color": "#EF553B", "size": 10, "symbol": "circle"}, "mode": "markers", "name": "non-COVID-19 USA", "orientation": "v", "showlegend": true, "type": "scatter", "x": [0.6662, 0.6004, 0.7104, 0.6925, 0.6633, 0.3393, 0.5816, 0.7321, 0.5235, 0.697, 0.6547, 0.6623, 0.6666, 0.7211, 0.6017, 0.7024, 0.4238, 0.6598, 0.7292, 0.7037, 0.6185, 0.6924, 0.7264, 0.7234, 0.5093, 0.6981], "xaxis": "x", "y": [2.83, 2.04, 0.34, 1.43, 13.06, 17.98, 2.61, 0.57, 67.13, 0.64, 10.9, 13.59, 0.61, 0.5, 3.12, 0.23, 32.39, 0.98, 0.88, 5.26, 2.61, 1.19, 15.65, 4.96, 17.61, 0.16], "yaxis": "y"}, {"alignmentgroup": "True", "hovertemplate": "TYPE=non-COVID-19 USA<br>Average of cg03607951 cg13304609=%{x}<extra></extra>", "legendgroup": "non-COVID-19 USA", "marker": {"color": "#EF553B", "size": 10, "symbol": "circle"}, "name": "non-COVID-19 USA", "notched": true, "offsetgroup": "non-COVID-19 USA", "showlegend": false, "type": "box", "x": [0.6662, 0.6004, 0.7104, 0.6925, 0.6633, 0.3393, 0.5816, 0.7321, 0.5235, 0.697, 0.6547, 0.6623, 0.6666, 0.7211, 0.6017, 0.7024, 0.4238, 0.6598, 0.7292, 0.7037, 0.6185, 0.6924, 0.7264, 0.7234, 0.5093, 0.6981], "xaxis": "x3", "yaxis": "y3"}, {"alignmentgroup": "True", "hovertemplate": "TYPE=non-COVID-19 USA<br>IFI44L=%{y}<extra></extra>", "legendgroup": "non-COVID-19 USA", "marker": {"color": "#EF553B", "size": 10, "symbol": "circle"}, "name": "non-COVID-19 USA", "notched": true, "offsetgroup": "non-COVID-19 USA", "showlegend": false, "type": "box", "xaxis": "x2", "y": [2.83, 2.04, 0.34, 1.43, 13.06, 17.98, 2.61, 0.57, 67.13, 0.64, 10.9, 13.59, 0.61, 0.5, 3.12, 0.23, 32.39, 0.98, 0.88, 5.26, 2.61, 1.19, 15.65, 4.96, 17.61, 0.16], "yaxis": "y2"}], "layout": {"autosize": true, "font": {"size": 22}, "legend": {"font": {"size": 24}, "title": {"text": ""}, "tracegroupgap": 0}, "margin": {"t": 60}, "showlegend": true, "title": {"text": "IFI44L"}, "xaxis": {"anchor": "y", "autorange": true, "domain": [0, 0.7363], "range": [0.2951, 0.7666], "title": {"text": "Methylation level [beta-values]"}, "type": "linear"}, "xaxis2": {"anchor": "y2", "autorange": true, "domain": [0.7413, 1], "matches": "x2", "range": [-0.5, 1.5], "showgrid": false, "showline": false, "showticklabels": false, "ticks": "", "type": "category"}, "xaxis3": {"anchor": "y3", "autorange": true, "domain": [0, 0.7363], "matches": "x", "range": [0.2951, 0.7666], "showgrid": true, "showticklabels": false, "type": "linear"}, "xaxis4": {"anchor": "y4", "domain": [0.7413, 1], "matches": "x2", "showgrid": false, "showline": false, "showticklabels": false, "ticks": ""}, "yaxis": {"anchor": "x", "autorange": true, "domain": [0, 0.7326], "range": [-53.87, 643.1], "title": {"text": "Expression level [TPM]"}, "type": "linear"}, "yaxis2": {"anchor": "x2", "autorange": true, "domain": [0, 0.7326], "matches": "y", "range": [-53.87, 643.1], "showgrid": true, "showticklabels": false, "type": "linear"}, "yaxis3": {"anchor": "x3", "autorange": true, "domain": [0.7426, 1], "matches": "y3", "range": [-0.5, 1.5], "showgrid": false, "showline": false, "showticklabels": false, "ticks": "", "type": "category"}, "yaxis4": {"anchor": "x4", "domain": [0.7426, 1], "matches": "y3", "showgrid": true, "showline": false, "showticklabels": false, "ticks": ""}}}
